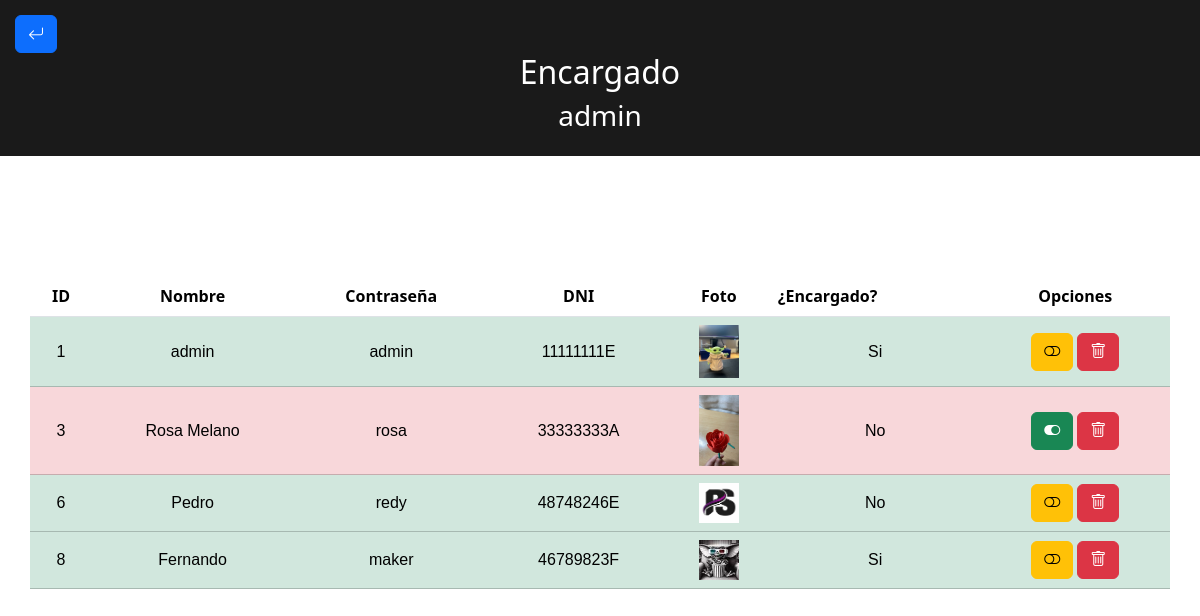
The app's page /encargado/listadoCamareros.php (signed in) with its own data.
### tables this page shows
CREATE TABLE `camareros` (
  `id` int(10) NOT NULL,
  `nombre` varchar(50) NOT NULL,
  `contraseña` varchar(50) NOT NULL,
  `dni` varchar(50) NOT NULL,
  `foto` varchar(50) NOT NULL,
  `encargado` int(10) NOT NULL DEFAULT 0,
  `suspendido` int(2) NOT NULL DEFAULT 1
);

### encargado/listadoCamareros.php (the view, shortened to what this page needs)
<?php
include "../conexion.php";
?>
<!DOCTYPE html>
<html lang="en">
<head>
    <link rel="stylesheet" href="../styles.css">
    <link rel="stylesheet" href="https://cdn.jsdelivr.net/npm/bootstrap@5.3.3/dist/css/bootstrap.min.css">
    <link rel="stylesheet" href="https://cdn.jsdelivr.net/npm/bootstrap-icons@1.11.3/font/bootstrap-icons.min.css">
</head>
<body>
    <nav>
        <div class="volver">
            <a href="2menuEncargado.php" class="btn btn-primary"><i class="bi bi-arrow-return-left"></i></a>
        </div>
        <div class="centrar">
            <h2>Encargado</h2>
            <?php
            $nombre = $_SESSION['nombre'];
            echo "<h3>$nombre</h3>";
            ?>
        </div>
    </nav>
    <section class="container">
        <div class="row">
                <table class="table table-stripped">
                    <tr>
                        <th>ID</th>
                        <th>Nombre</th>
                        <th>Contraseña</th>
                        <th>DNI</th>
                        <th>Foto</th>
                        <th class="text-start">¿Encargado?</th>
                        <th>Opciones</th>
                    </tr>
                    <?php
                    $consulta = "SELECT * FROM camareros";
                    $resultado = mysqli_query($conn, $consulta);
                    while ($fila = mysqli_fetch_array($resultado)) {
                        $id = $fila['id'];
                        $nombre = $fila['nombre'];
                        $contra = $fila['contraseña'];
                        $dni = $fila['dni'];
                        $fotoEnlace = $fila['foto'];
                        $encargadoNum = $fila['encargado'];
                        $suspendido = $fila['suspendido'];
                        $esEncargado = 'No';
                        if ($encargadoNum == 1) {
                            $esEncargado = 'Si';
                        }
                        if ($suspendido == 1) {
                            $clase = 'table-danger';
                        } else {
                            $clase = 'table-success';
                        }
                        echo "<tr class='$clase'>";
                        echo "<td class='tdPedidos'>$id</td>";
                        echo "<td class='tdPedidos'>$nombre</td>";
                        echo "<td class='tdPedidos'>$contra</td>";
                        echo "<td class='tdPedidos'>$dni</td>";
                        echo "<td class='fotoCam'><img width='40px' src='images/" . $fotoEnlace . "'></td>";
                        echo "<td class='tdPedidos'>$esEncargado</td>";
                        if ($suspendido == 1) {
                            echo "<td class='tdPedidos'><a href='modificarCamarero.php?id=$id&susp=$suspendido' class='btn btn-success'><i class='bi bi-toggle-on'></i></a>";
                        } else {
                            echo "<td class='tdPedidos'><a href='modificarCamarero.php?id=$id&susp=$suspendido' class='btn btn-warning'><i class='bi bi-toggle-off'></i></a>";
                        }
                        echo "<a href='eliminarCamarero.php?id=$id' class='ms-1 btn btn-danger'><i class='bi bi-trash'></i></a></td>";
                        echo "</tr>";
                    }
                    ?>
                </table>
        </div>
    </section>
</body>
</html>

### styles.css (style rules this page uses)
body { margin: 0 auto; }
nav { background-color: rgb(26, 26, 26); color: white; padding: 15px; }
nav .volver { justify-content: left; }
nav .centrar { text-align: center; }
section { margin-top: 10%; text-align: center; }
.tdPedidos { align-content: center; font-family: Arial, Helvetica, sans-serif; }

### records on screen
camareros: id "1", nombre "admin", contraseña "admin", dni "11111111E", foto (picture), encargado "Si"
camareros: id "3", nombre "Rosa Melano", contraseña "rosa", dni "33333333A", foto (picture), esEncargado "No"
camareros: id "6", nombre "Pedro", contraseña "redy", dni "48748246E", foto (picture), esEncargado "No"
camareros: id "8", nombre "Fernando", contraseña "maker", dni "46789823F", foto (picture), encargado "Si"

### other values on screen
$nombre "admin"
